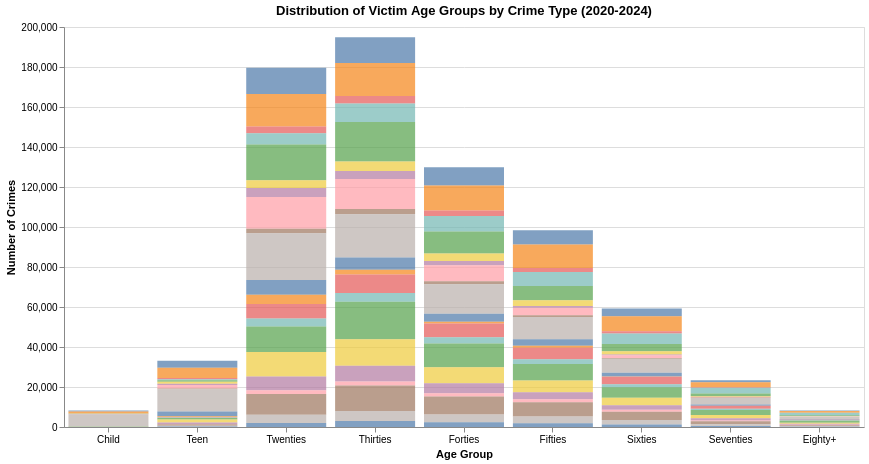

Write notebook code for a chart like this one.
### Code cell
import altair as alt
import pandas as pd
import numpy as np

# filters for realistic ages and years
age_data = df[['vict_age', 'crm_cd_desc', 'date_occ']].copy()
age_data = age_data[(age_data['vict_age'] > 0) & (age_data['vict_age'] <= 100)]
age_data = age_data[age_data['date_occ'].dt.year.between(2020, 2025)]

# set age bins
bins = [0, 12, 19, 29, 39, 49, 59, 69, 79, 100]
labels = ['Child', 'Teen', 'Twenties', 'Thirties', 'Forties', 'Fifties', 'Sixties', 'Seventies', 'Eighty+']

age_data['age_group'] = pd.cut(age_data['vict_age'], bins=bins, labels=labels, right=True)

# Combine rare crime types into "Other" to reduce clutter
top_crimes = age_data['crm_cd_desc'].value_counts().nlargest(20).index
age_data['crime_grouped'] = age_data['crm_cd_desc'].where(
    age_data['crm_cd_desc'].isin(top_crimes), 'Other'
)

# dropdown for user to select crime type
crime_dropdown = alt.binding_select(
    options=[None] + sorted(age_data['crime_grouped'].unique()),
    labels=['All'] + sorted(age_data['crime_grouped'].unique()),
    name="Crime Type:"
)
crime_select = alt.selection_point(fields=['crime_grouped'], bind=crime_dropdown, empty=True)

# aggregates counts by age_group and crime_grouped
agg_data = age_data.groupby(['age_group', 'crime_grouped']).size().reset_index(name='count')

# Altair histogram with x-axis ordered from youngest age group to oldest and filtered for crime type
hist = alt.Chart(agg_data).mark_bar(opacity=0.7).encode(
    x=alt.X('age_group:N',
            title='Age Group',
            sort=labels,
            axis=alt.Axis(labelAngle=0)),  
    y=alt.Y('count:Q', title='Number of Crimes', scale=alt.Scale(domain=[0, 200000])),
    color=alt.Color('crime_grouped:N', legend=None),
    tooltip=['crime_grouped:N', 'count:Q', 'age_group:N']
).add_params(
    crime_select
).transform_filter(
    crime_select
).properties(
    width=800,
    height=400,
    title='Distribution of Victim Age Groups by Crime Type (2020-2024)'
).interactive()

# saves Altair histogram as html
hist.save('docs/visualizations/victim_age_group_histogram.html')
hist

### Figure 1 — Vega-Lite specification as saved in the notebook (floating-point values rounded to 4 significant figures; data arrays with more than 128 entries replaced by an {"elided": "..."} marker saying what was removed)
{"config": {"view": {"continuousWidth": 300, "continuousHeight": 300}}, "data": {"name": "data-eb5fc520f6ca391db9c0ed02ab97abfc"}, "mark": {"type": "bar", "opacity": 0.7}, "encoding": {"color": {"field": "crime_grouped", "legend": null, "type": "nominal"}, "tooltip": [{"field": "crime_grouped", "type": "nominal"}, {"field": "count", "type": "quantitative"}, {"field": "age_group", "type": "nominal"}], "x": {"axis": {"labelAngle": 0}, "field": "age_group", "sort": ["Child", "Teen", "Twenties", "Thirties", "Forties", "Fifties", "Sixties", "Seventies", "Eighty+"], "title": "Age Group", "type": "nominal"}, "y": {"field": "count", "scale": {"domain": [0, 200000]}, "title": "Number of Crimes", "type": "quantitative"}}, "height": 400, "params": [{"name": "param_1", "select": {"type": "point", "fields": ["crime_grouped"]}, "bind": {"input": "select", "options": [null, "ASSAULT WITH DEADLY WEAPON, AGGRAVATED ASSAULT", "BATTERY - SIMPLE ASSAULT", "BRANDISH WEAPON", "BURGLARY", "BURGLARY FROM VEHICLE", "CRIMINAL THREATS - NO WEAPON DISPLAYED", "INTIMATE PARTNER - AGGRAVATED ASSAULT", "INTIMATE PARTNER - SIMPLE ASSAULT", "LETTERS, LEWD  -  TELEPHONE CALLS, LEWD", "Other", "ROBBERY", "SHOPLIFTING - PETTY THEFT ($950 & UNDER)", "THEFT FROM MOTOR VEHICLE - GRAND ($950.01 AND OVER)", "THEFT FROM MOTOR VEHICLE - PETTY ($950 & UNDER)", "THEFT OF IDENTITY", "THEFT PLAIN - PETTY ($950 & UNDER)", "THEFT-GRAND ($950.01 & OVER)EXCPT,GUNS,FOWL,LIVESTK,PROD", "TRESPASSING", "VANDALISM - FELONY ($400 & OVER, ALL CHURCH VANDALISMS)", "VANDALISM - MISDEAMEANOR ($399 OR UNDER)", "VIOLATION OF RESTRAINING ORDER"], "labels": ["All", "ASSAULT WITH DEADLY WEAPON, AGGRAVATED ASSAULT", "BATTERY - SIMPLE ASSAULT", "BRANDISH WEAPON", "BURGLARY", "BURGLARY FROM VEHICLE", "CRIMINAL THREATS - NO WEAPON DISPLAYED", "INTIMATE PARTNER - AGGRAVATED ASSAULT", "INTIMATE PARTNER - SIMPLE ASSAULT", "LETTERS, LEWD  -  TELEPHONE CALLS, LEWD", "Other", "ROBBERY", "SHOPLIFTING - PETTY THEFT ($950 & UNDER)", "THEFT FROM MOTOR VEHICLE - GRAND ($950.01 AND OVER)", "THEFT FROM MOTOR VEHICLE - PETTY ($950 & UNDER)", "THEFT OF IDENTITY", "THEFT PLAIN - PETTY ($950 & UNDER)", "THEFT-GRAND ($950.01 & OVER)EXCPT,GUNS,FOWL,LIVESTK,PROD", "TRESPASSING", "VANDALISM - FELONY ($400 & OVER, ALL CHURCH VANDALISMS)", "VANDALISM - MISDEAMEANOR ($399 OR UNDER)", "VIOLATION OF RESTRAINING ORDER"], "name": "Crime Type:"}}, {"name": "param_2", "select": {"type": "interval", "encodings": ["x", "y"]}, "bind": "scales"}], "title": "Distribution of Victim Age Groups by Crime Type (2020-2024)", "transform": [{"filter": {"param": "param_1", "empty": true}}], "width": 800, "$schema": "https://vega.github.io/schema/vega-lite/v5.20.1.json", "datasets": {"data-eb5fc520f6ca391db9c0ed02ab97abfc": {"elided": "189 records"}}}
